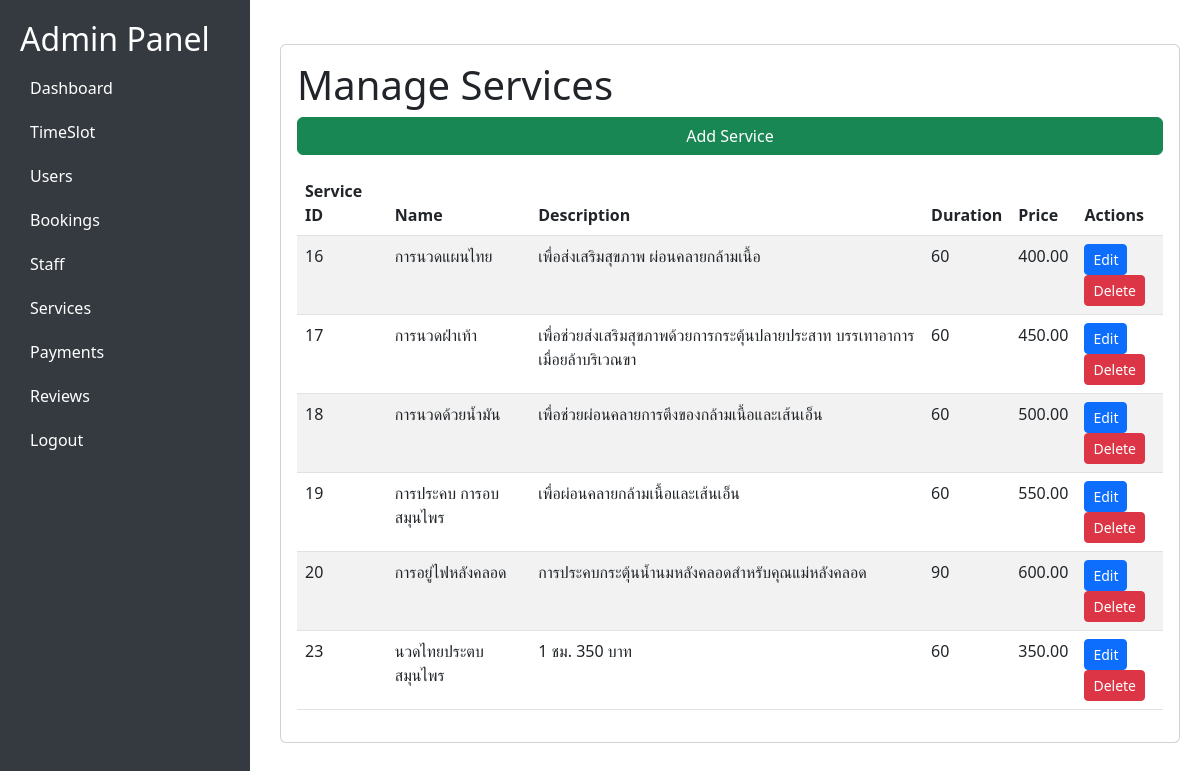
Page /admin-services/ (signed in) on the committed database.
### serviceApp/models.py (models this page shows, shortened)
class Service(models.Model):
    service_id = models.AutoField(primary_key=True)
    name = models.CharField(max_length=100)
    description = models.TextField()
    price = models.DecimalField(max_digits=10, decimal_places=2)
    duration = models.IntegerField(null=True, blank=True, default=None)

### serviceApp/views.py (the view)
# urls.py: path('admin-services/', views.manage_services, name='admin-services'),
@user_passes_test(superuser_required)
def manage_services(request):
    service_list = Service.objects.all()
    return render(request, 'admin-services.html', {'service_list': service_list})

### serviceApp/views.py (called while the page is built)
def superuser_required(user):
    return user.is_superuser

### serviceApp/templates/admin-services.html (shortened to what this page needs)
<!DOCTYPE html>
<html lang="en">
<head>
    <link href="https://cdn.jsdelivr.net/npm/bootstrap@5.3.0/dist/css/bootstrap.min.css" rel="stylesheet">
</head>
<body>
    <div class="sidebar">
        <h2>Admin Panel</h2>
        <a href="/ad">Dashboard</a>
        <a href="/admin-timeslot">TimeSlot</a>
        <a href="/admin-users"> Users</a>
        <a href="/admin-bookings"> Bookings</a>
        <a href="/admin-employees"> Staff</a>
        <a href="/admin-services"> Services</a>
        <a href="/admin-payments">Payments</a>
        <a href="/admin-reviews">Reviews</a>
        <a href="{% url 'admin-login' %}">Logout</a>
    </div>
    <div class="content">
    <div class="card mt-4 p-3">
        <h1>Manage Services</h1>
        <button class="btn btn-success mb-3" data-bs-toggle="modal" data-bs-target="#addServiceModal">Add Service</button>
        <table class="table table-striped">
            <thead>
                <tr>
                    <th>Service ID</th>
                    <th>Name</th>
                    <th>Description</th>
                    <th>Duration</th>
                    <th>Price</th>
                    <th style="width:10%">Actions</th>
                </tr>
            </thead>
            <tbody>
                {% for service in service_list %}
                <tr>
                    <td>{{ service.service_id }}</td>
                    <td>{{ service.name }}</td>
                    <td>{{ service.description }}</td>
                    <td>{{ service.duration }}</td>
                    <td>{{ service.price }}</td>
                    <td>
                        <button class="btn btn-primary btn-sm" data-bs-toggle="modal" data-bs-target="#editServiceModal"
                            data-id="{{ service.service_id }}"
                            data-name="{{ service.name }}"
                            data-description="{{ service.description }}"
                            data-duration="{{ service.duration }}"
                            data-price="{{ service.price }}">Edit</button>
                        <form method="POST" action="{% url 'delete_service' service.service_id %}" style="display:inline;">
                            <button class="btn btn-danger btn-sm" onclick="confirmDelete('{{ service.service_id }}')">Delete</button>
                    </form>
                    </td>
                </tr>
                {% empty %}
                <tr>
                    <td colspan="6" class="text-center">No services found.</td>
                </tr>
                {% endfor %}
            </tbody>
        </table>
    </div>
</div>
</body>
</html>

### serviceApp/templates/admin-services.html (style rules this page uses)
body { display: flex; }
.sidebar { width: 250px; height: 100vh; background: #343a40; padding: 20px; color: white; position: fixed; }
.content { margin-left: 260px; padding: 20px; width: 100%; }
.sidebar a { color: white; display: block; padding: 10px; text-decoration: none; }

### rows in the picture
Service: service_id "16", name "การนวดแผนไทย", description "เพื่อส่งเสริมสุขภาพ ผ่อนคลายกล้ามเนื้อ", duration "60", price "400.00"
Service: service_id "17", name "การนวดฝ่าเท้า", description "เพื่อช่วยส่งเสริมสุขภาพด้วยการกระตุ้นปลายประสาท บรรเทาอาการเมื่อยล้าบริเวณขา", duration "60", price "450.00"
Service: service_id "18", name "การนวดด้วยน้ำมัน", description "เพื่อช่วยผ่อนคลายการตึงของกล้ามเนื้อและเส้นเอ็น", duration "60", price "500.00"
Service: service_id "19", name "การประคบ การอบสมุนไพร", description "เพื่อผ่อนคลายกล้ามเนื้อและเส้นเอ็น", duration "60", price "550.00"
Service: service_id "20", name "การอยู่ไฟหลังคลอด", description "การประคบกระตุ้นน้ำนมหลังคลอดสำหรับคุณแม่หลังคลอด", duration "90", price "600.00"
Service: service_id "23", name "นวดไทยประตบสมุนไพร", description "1 ชม. 350 บาท", duration "60", price "350.00"
